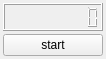
<?xml version="1.0" encoding="UTF-8"?>
<ui version="4.0">
 <class>StopwatchPage</class>
 <widget class="QWidget" name="StopwatchPage">
  <property name="geometry">
   <rect>
    <x>0</x>
    <y>0</y>
    <width>106</width>
    <height>59</height>
   </rect>
  </property>
  <property name="windowTitle">
   <string>Form</string>
  </property>
  <layout class="QVBoxLayout" name="verticalLayout">
   <property name="spacing">
    <number>3</number>
   </property>
   <property name="leftMargin">
    <number>3</number>
   </property>
   <property name="topMargin">
    <number>3</number>
   </property>
   <property name="rightMargin">
    <number>3</number>
   </property>
   <property name="bottomMargin">
    <number>3</number>
   </property>
   <item>
    <widget class="QLCDNumber" name="time">
     <property name="digitCount">
      <number>9</number>
     </property>
    </widget>
   </item>
   <item>
    <layout class="QHBoxLayout" name="horizontalLayout">
     <property name="spacing">
      <number>3</number>
     </property>
     <item>
      <widget class="QPushButton" name="button">
       <property name="text">
        <string>start</string>
       </property>
      </widget>
     </item>
    </layout>
   </item>
  </layout>
 </widget>
 <resources/>
 <connections/>
</ui>
